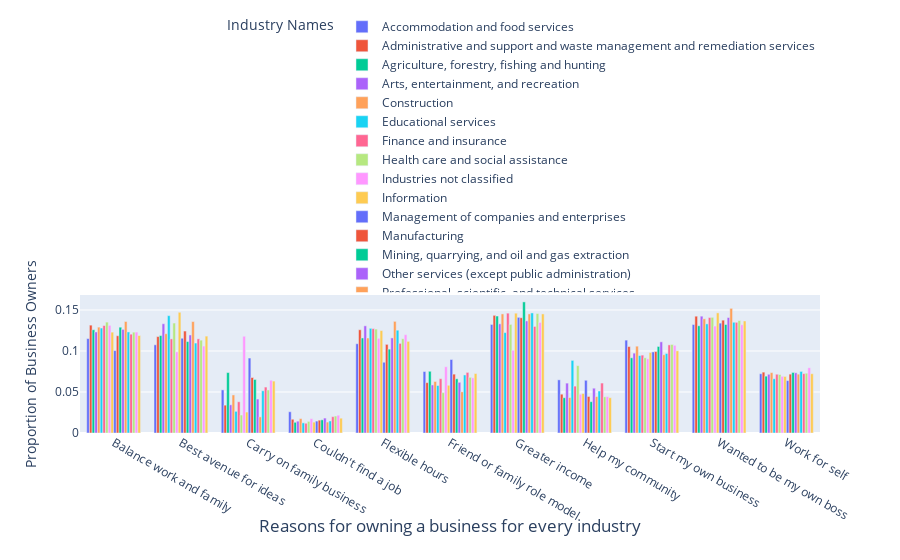

Notebook code for this chart:
### Markdown cell above
The same visualization but all the reasons are shown and not split this time.

### Code cell
fig = go.Figure(data=[
    
    go.Bar(name=index, x=cols, y=row[:len(row)-1].map(lambda x: x/row.mysum)) for index,row in df.iterrows()]
                )
   

# Change the bar mode
fig.update_layout(barmode='group',yaxis_title="Proportion of Business Owners",xaxis_title=" ",
                  legend_title="Industry Names",title={'text':"Reasons for owning a business for every industry",
        'y':0.05,
        'x':0.5,
        'xanchor': 'center',
        'yanchor': 'bottom'}, legend=dict(
    orientation="h",
    yanchor="bottom",
    y=1.02,
    xanchor="right",
    x=1))
#fig.write_image(r"../images/reasontownbusinessgrouped.png",format='png',engine='kaleido')
fig.show()

### Figure 1 — Plotly figure (JSON) as saved in the notebook; plotly's stock layout.template omitted (floating-point values rounded to 4 significant figures)
{"data": [{"name": "Accommodation and food services", "type": "bar", "x": ["Balance work and family", "Best avenue for ideas", "Carry on family business", "Couldn't find a job", "Flexible hours", "Friend or family role model", "Greater income", "Help my community", "Start my own business", "Wanted to be my own boss", "Work for self", "mysum"], "y": [0.1151, 0.1075, 0.05258, 0.02591, 0.1089, 0.075, 0.1324, 0.06483, 0.1133, 0.1323, 0.07224]}, {"name": "Administrative and support and waste management and remediation services", "type": "bar", "x": ["Balance work and family", "Best avenue for ideas", "Carry on family business", "Couldn't find a job", "Flexible hours", "Friend or family role model", "Greater income", "Help my community", "Start my own business", "Wanted to be my own boss", "Work for self", "mysum"], "y": [0.1315, 0.1176, 0.03396, 0.01677, 0.1259, 0.06141, 0.1435, 0.04733, 0.1054, 0.1424, 0.07421]}, {"name": "Agriculture, forestry, fishing and hunting", "type": "bar", "x": ["Balance work and family", "Best avenue for ideas", "Carry on family business", "Couldn't find a job", "Flexible hours", "Friend or family role model", "Greater income", "Help my community", "Start my own business", "Wanted to be my own boss", "Work for self", "mysum"], "y": [0.1259, 0.1188, 0.07368, 0.01307, 0.1159, 0.07527, 0.1426, 0.04301, 0.09171, 0.1307, 0.06929]}, {"name": "Arts, entertainment, and recreation", "type": "bar", "x": ["Balance work and family", "Best avenue for ideas", "Carry on family business", "Couldn't find a job", "Flexible hours", "Friend or family role model", "Greater income", "Help my community", "Start my own business", "Wanted to be my own boss", "Work for self", "mysum"], "y": [0.1232, 0.1332, 0.03437, 0.01445, 0.1307, 0.05862, 0.1331, 0.06084, 0.0974, 0.1425, 0.07161]}, {"name": "Construction", "type": "bar", "x": ["Balance work and family", "Best avenue for ideas", "Carry on family business", "Couldn't find a job", "Flexible hours", "Friend or family role model", "Greater income", "Help my community", "Start my own business", "Wanted to be my own boss", "Work for self", "mysum"], "y": [0.1291, 0.1211, 0.04642, 0.01756, 0.1158, 0.06282, 0.1452, 0.04325, 0.1059, 0.1392, 0.07364]}, {"name": "Educational services", "type": "bar", "x": ["Balance work and family", "Best avenue for ideas", "Carry on family business", "Couldn't find a job", "Flexible hours", "Friend or family role model", "Greater income", "Help my community", "Start my own business", "Wanted to be my own boss", "Work for self", "mysum"], "y": [0.128, 0.1431, 0.02643, 0.01238, 0.1276, 0.05788, 0.1224, 0.08854, 0.09447, 0.133, 0.06612]}, {"name": "Finance and insurance", "type": "bar", "x": ["Balance work and family", "Best avenue for ideas", "Carry on family business", "Couldn't find a job", "Flexible hours", "Friend or family role model", "Greater income", "Help my community", "Start my own business", "Wanted to be my own boss", "Work for self", "mysum"], "y": [0.1311, 0.1148, 0.03807, 0.01188, 0.1273, 0.06622, 0.1462, 0.05718, 0.09497, 0.1408, 0.07165]}, {"name": "Health care and social assistance", "type": "bar", "x": ["Balance work and family", "Best avenue for ideas", "Carry on family business", "Couldn't find a job", "Flexible hours", "Friend or family role model", "Greater income", "Help my community", "Start my own business", "Wanted to be my own boss", "Work for self", "mysum"], "y": [0.1352, 0.1341, 0.02188, 0.01417, 0.1267, 0.04919, 0.1324, 0.08216, 0.09173, 0.1411, 0.07134]}, {"name": "Industries not classified", "type": "bar", "x": ["Balance work and family", "Best avenue for ideas", "Carry on family business", "Couldn't find a job", "Flexible hours", "Friend or family role model", "Greater income", "Help my community", "Start my own business", "Wanted to be my own boss", "Work for self", "mysum"], "y": [0.1312, 0.09892, 0.118, 0.01752, 0.1154, 0.08083, 0.1009, 0.04721, 0.09047, 0.1304, 0.0691]}, {"name": "Information", "type": "bar", "x": ["Balance work and family", "Best avenue for ideas", "Carry on family business", "Couldn't find a job", "Flexible hours", "Friend or family role model", "Greater income", "Help my community", "Start my own business", "Wanted to be my own boss", "Work for self", "mysum"], "y": [0.123, 0.1472, 0.02554, 0.01327, 0.1249, 0.05819, 0.1461, 0.04816, 0.09818, 0.1465, 0.06897]}, {"name": "Management of companies and enterprises", "type": "bar", "x": ["Balance work and family", "Best avenue for ideas", "Carry on family business", "Couldn't find a job", "Flexible hours", "Friend or family role model", "Greater income", "Help my community", "Start my own business", "Wanted to be my own boss", "Work for self", "mysum"], "y": [0.1005, 0.1155, 0.09138, 0.01455, 0.08629, 0.08962, 0.1411, 0.06428, 0.09887, 0.134, 0.06393]}, {"name": "Manufacturing", "type": "bar", "x": ["Balance work and family", "Best avenue for ideas", "Carry on family business", "Couldn't find a job", "Flexible hours", "Friend or family role model", "Greater income", "Help my community", "Start my own business", "Wanted to be my own boss", "Work for self", "mysum"], "y": [0.1186, 0.1243, 0.06766, 0.01565, 0.1081, 0.07178, 0.1406, 0.04455, 0.09941, 0.1376, 0.07178]}, {"name": "Mining, quarrying, and oil and gas extraction", "type": "bar", "x": ["Balance work and family", "Best avenue for ideas", "Carry on family business", "Couldn't find a job", "Flexible hours", "Friend or family role model", "Greater income", "Help my community", "Start my own business", "Wanted to be my own boss", "Work for self", "mysum"], "y": [0.129, 0.1115, 0.06529, 0.01608, 0.1023, 0.0661, 0.1599, 0.03822, 0.1055, 0.1323, 0.07384]}, {"name": "Other services (except public administration)", "type": "bar", "x": ["Balance work and family", "Best avenue for ideas", "Carry on family business", "Couldn't find a job", "Flexible hours", "Friend or family role model", "Greater income", "Help my community", "Start my own business", "Wanted to be my own boss", "Work for self", "mysum"], "y": [0.1264, 0.1196, 0.04138, 0.01821, 0.116, 0.06182, 0.1367, 0.05465, 0.1112, 0.1408, 0.07341]}, {"name": "Professional, scientific, and technical services", "type": "bar", "x": ["Balance work and family", "Best avenue for ideas", "Carry on family business", "Couldn't find a job", "Flexible hours", "Friend or family role model", "Greater income", "Help my community", "Start my own business", "Wanted to be my own boss", "Work for self", "mysum"], "y": [0.136, 0.1359, 0.01966, 0.01332, 0.1361, 0.05027, 0.1452, 0.04441, 0.09541, 0.152, 0.07175]}, {"name": "Real estate and rental and leasing", "type": "bar", "x": ["Balance work and family", "Best avenue for ideas", "Carry on family business", "Couldn't find a job", "Flexible hours", "Friend or family role model", "Greater income", "Help my community", "Start my own business", "Wanted to be my own boss", "Work for self", "mysum"], "y": [0.1232, 0.1097, 0.05149, 0.01468, 0.1254, 0.0708, 0.1464, 0.05121, 0.09697, 0.135, 0.07509]}, {"name": "Retail trade", "type": "bar", "x": ["Balance work and family", "Best avenue for ideas", "Carry on family business", "Couldn't find a job", "Flexible hours", "Friend or family role model", "Greater income", "Help my community", "Start my own business", "Wanted to be my own boss", "Work for self", "mysum"], "y": [0.1205, 0.1148, 0.056, 0.0199, 0.1093, 0.07388, 0.13, 0.06089, 0.1074, 0.135, 0.07235]}, {"name": "Transportation and warehousing", "type": "bar", "x": ["Balance work and family", "Best avenue for ideas", "Carry on family business", "Couldn't find a job", "Flexible hours", "Friend or family role model", "Greater income", "Help my community", "Start my own business", "Wanted to be my own boss", "Work for self", "mysum"], "y": [0.123, 0.1132, 0.05251, 0.0207, 0.1149, 0.0679, 0.1456, 0.04412, 0.108, 0.1371, 0.07292]}, {"name": "Utilities", "type": "bar", "x": ["Balance work and family", "Best avenue for ideas", "Carry on family business", "Couldn't find a job", "Flexible hours", "Friend or family role model", "Greater income", "Help my community", "Start my own business", "Wanted to be my own boss", "Work for self", "mysum"], "y": [0.1231, 0.106, 0.06432, 0.02171, 0.1199, 0.06729, 0.1348, 0.04436, 0.1069, 0.132, 0.07956]}, {"name": "Wholesale trade", "type": "bar", "x": ["Balance work and family", "Best avenue for ideas", "Carry on family business", "Couldn't find a job", "Flexible hours", "Friend or family role model", "Greater income", "Help my community", "Start my own business", "Wanted to be my own boss", "Work for self", "mysum"], "y": [0.1189, 0.1182, 0.06331, 0.01808, 0.1118, 0.07249, 0.1452, 0.04303, 0.1002, 0.1366, 0.07228]}], "layout": {"barmode": "group", "legend": {"orientation": "h", "title": {"text": "Industry Names"}, "x": 1, "xanchor": "right", "y": 1.02, "yanchor": "bottom"}, "title": {"text": "Reasons for owning a business for every industry", "x": 0.5, "xanchor": "center", "y": 0.05, "yanchor": "bottom"}, "xaxis": {"title": {"text": " "}}, "yaxis": {"title": {"text": "Proportion of Business Owners"}}}}
